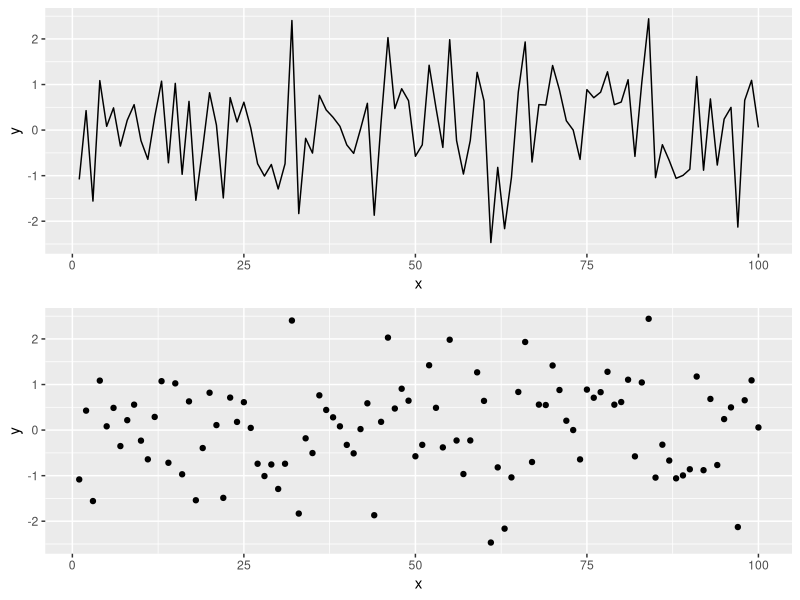

This chart was generated by the following R code:
## ---- chunk 1
knitr::opts_chunk$set(echo = TRUE, fig.width = 8, fig.height = 8, fig.alig = "center")
library(tidyverse)
library(gridExtra)
## ---- chunk 2
# Simulating data according to a normal distribution
x <- seq(1:100)
y <- rnorm(100) # Generating data form a normal distribution with mean 0 and variance 1

data <- data.frame(x = x,
                   y = y) #Creating a data frame

p1 <- ggplot(data, aes(x = x,
                       y= y))+
  geom_line()

p2 <- ggplot(data, aes(x = x,
                       y = y)) +
  geom_point()


grid.arrange(p1,p2)
